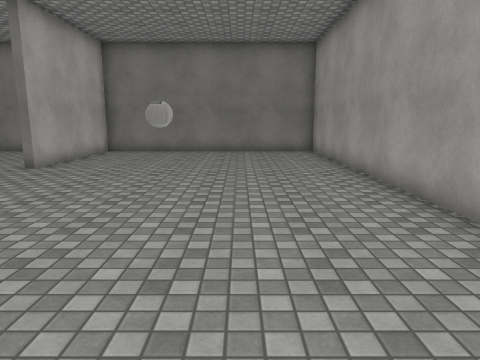
View 1 (above)

12 first-person views from a walk through a scene from a Unity 3-D project. The camera is 1.5 m above the floor, tilts 10° down and sees 70° across. The floor is counted in squares, 1 m on a side. Each view is taken from the middle of a square. On the plan, view 1 faces up. The plan holds only what a view shows up to about 16 squares ahead; the rest is blank. Surface patterns are stand-ins for the level's own textures.

View 2
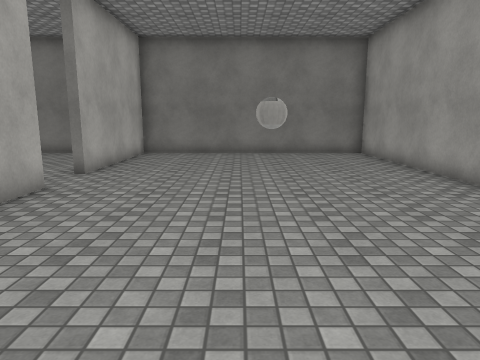

View 3
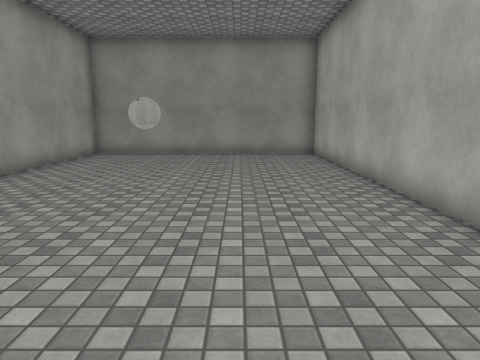

View 4
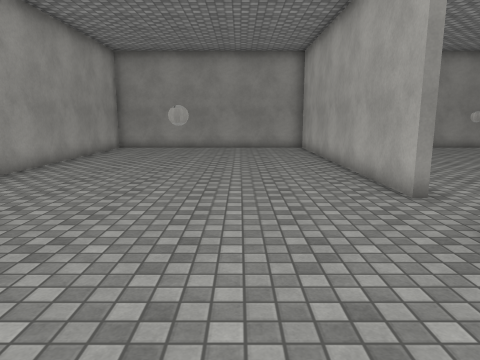

View 5
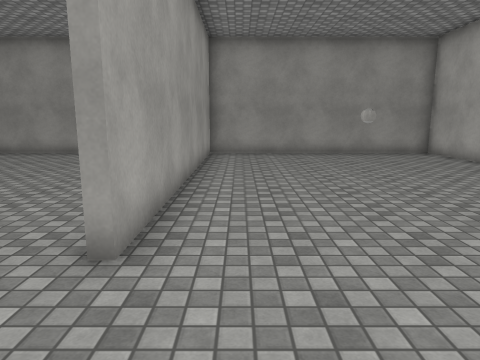

View 6
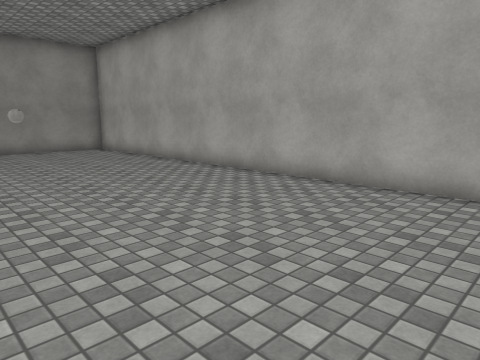

View 7
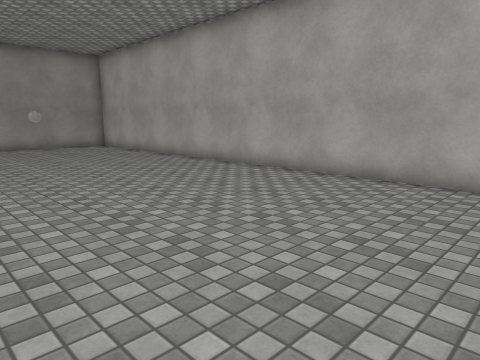

View 8
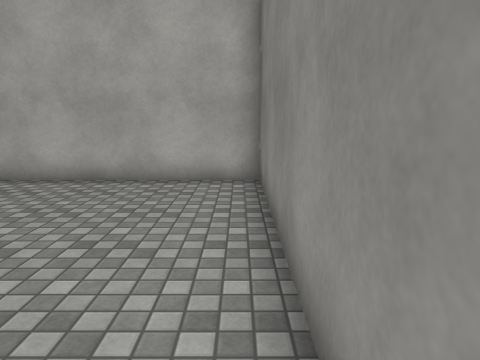

View 9
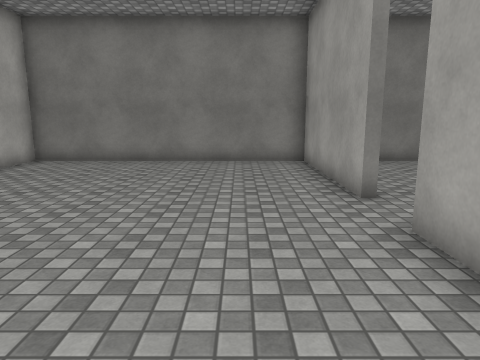

View 10
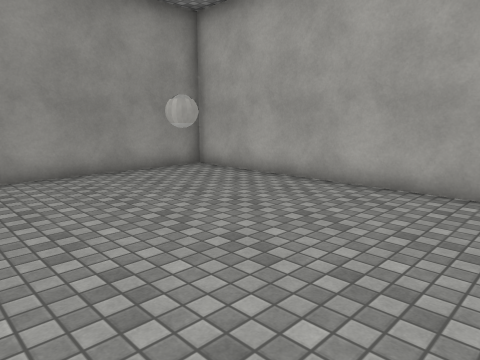

View 11
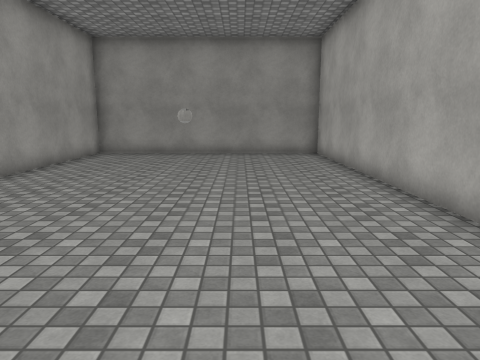

View 12
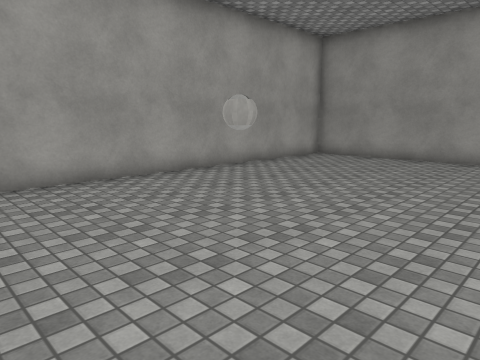

### Floor plan
Ten units are one square. View 1 is at (0, 0); x grows to the right and y downward. Boxes are objects, and circles mark ways between rooms. Rooms are numbered by the first view taken in them; rooms with no view inside come last. Other rooms are left out.
<svg viewBox="-170 -170 210 210">
<path fill="none" stroke="#000" d="M-64 -85 -64 35 35 35 35 -165 -64 -165 -64 -105M-64 -105 -66 -105 -66 -165 -165 -165 -165 35 -66 35 -66 -85 -64 -85"/>
<rect x="-25" y="-65" width="20" height="10" fill="#bbb"><title>other object</title></rect>
<circle cx="-70" cy="-95" r="3" fill="#2a7"/>
<text x="-20" y="-70">1</text>
<text x="-120" y="-70">2</text>
</svg>
Room 1 opens to room 2.

Where each view was taken, in squares from view 1:
view 1: 0 up, 0 right, facing up
view 2: 1 up, 2 left, facing up
view 3: 12 up, 3 left, facing down
view 4: 15 up, 3 left, facing down
view 5: 12 up, 8 left, facing down
view 6: 14 up, 9 left, facing down-left
view 7: 16 up, 8 left, facing down-left
view 8: 16 up, 8 left, facing left
view 9: 4 up, 9 left, facing up
view 10: 6 up, 9 left, facing down-left
view 11: 12 up, 13 left, facing down
view 12: 10 up, 5 left, facing down-right
